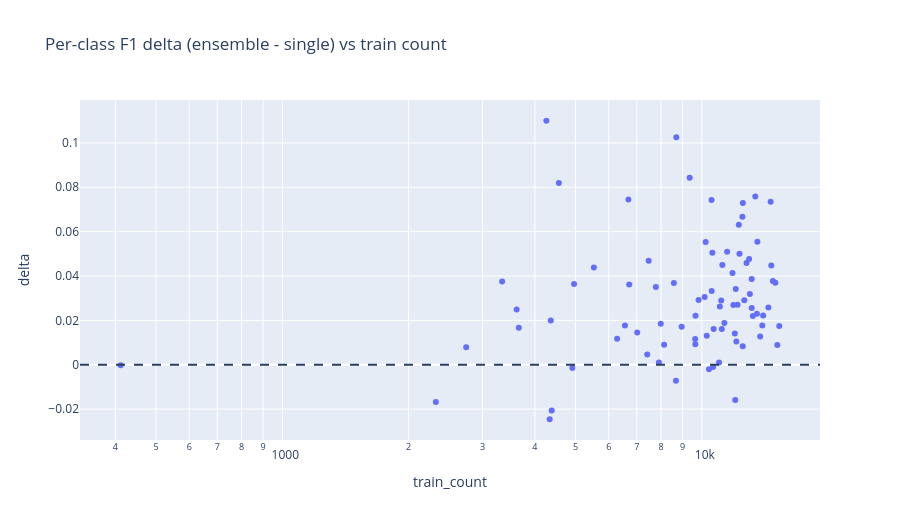

The notebook cell this image was saved under:
### Code cell
single_pred = np.argmax(single.predict_proba(X_test), axis=1)
ens_pred = ensemble.predict(X_test, calibrated=True)


def class_f1(pred):
    rep = classification_report(
        y_test, pred, target_names=classes, output_dict=True, zero_division=0
    )
    return pd.Series({g: rep[g]["f1-score"] for g in classes})


f1_single = class_f1(single_pred)
f1_ens = class_f1(ens_pred)
train_counts = (
    pl
    .read_parquet(SPLITS_DIR / "train.parquet")
    .to_pandas()["genre"]
    .value_counts()
    .reindex(classes, fill_value=0)
)

delta = pd.DataFrame({
    "genre": classes,
    "train_count": train_counts.values,
    "f1_single": f1_single.values,
    "f1_ensemble": f1_ens.values,
})
delta["delta"] = delta["f1_ensemble"] - delta["f1_single"]
delta_sorted = delta.sort_values("delta", ascending=False)
print("top 15 gainers:")
print(delta_sorted.head(15).to_string(index=False))
print("\ntop 10 regressors:")
print(delta_sorted.tail(10).to_string(index=False))

fig = px.scatter(
    delta,
    x="train_count",
    y="delta",
    hover_data=["genre", "f1_single", "f1_ensemble"],
    log_x=True,
    title="Per-class F1 delta (ensemble - single) vs train count",
)
fig.add_hline(y=0, line_dash="dash")
fig.update_layout(height=520)
fig.show()

### Figure 1 — Plotly figure (JSON) as saved in the notebook; plotly's stock layout.template omitted (floating-point values rounded to 4 significant figures; data arrays with more than 128 entries replaced by an {"elided": "..."} marker saying what was removed)
{"data": [{"customdata": {"elided": "82x3 mixed values"}, "hovertemplate": "train_count=%{x}<br>delta=%{y}<br>genre=%{customdata[0]}<br>f1_single=%{customdata[1]}<br>f1_ensemble=%{customdata[2]}<extra></extra>", "legendgroup": "", "marker": {"color": "#636efa", "symbol": "circle"}, "mode": "markers", "name": "", "orientation": "v", "showlegend": false, "type": "scatter", "x": [14768, 8677, 14643, 14972, 15296, 13777, 8579, 11041, 3619, 13234, 12781, 10275, 13534, 12518, 12048, 13152, 12627, 12527, 2744, 11891, 10214, 13149, 3342, 7470, 7984, 6558, 14591, 11319, 13565, 12963, 10595, 11986, 11492, 15135, 12167, 10156, 9356, 12086, 9660, 11195, 8694, 10403, 10992, 3663, 14408, 7015, 10671, 11160, 14003, 4914, 4387, 10639, 13938, 10555, 6684, 9649, 4365, 11835, 12013, 7412, 8952, 4338, 4960, 2323, 11124, 4563, 4260, 12251, 13019, 12296, 7771, 9825, 9643, 12496, 412, 6282, 13411, 8131, 10548, 5529, 6714, 7900], "xaxis": "x", "y": [0.03779, -0.007219, 0.04474, 0.03692, 0.01749, 0.01272, 0.03683, 0.02625, 0.0249, 0.02198, 0.04589, 0.01303, 0.02298, 0.008337, 0.03417, 0.02555, 0.02907, 0.07295, 0.007914, 0.02691, 0.0553, 0.03862, 0.0375, 0.04693, 0.01848, 0.01773, 0.07352, 0.01878, 0.05542, 0.04769, 0.05051, 0.01408, 0.05092, 0.008869, 0.02704, 0.03053, 0.08424, 0.01043, 0.02214, 0.04492, 0.1026, -0.002005, 0.001011, 0.01667, 0.02581, 0.01448, 0.01615, 0.01607, 0.02219, -0.001442, -0.0206, -0.001022, 0.01769, 0.03321, 0.0745, 0.009234, 0.01996, 0.04135, -0.01591, 0.004625, 0.01717, -0.02457, 0.03636, -0.01682, 0.029, 0.0819, 0.11, 0.06306, 0.03194, 0.05008, 0.0351, 0.02922, 0.01162, 0.06666, -0.0002756, 0.01171, 0.07584, 0.009034, 0.07424, 0.04382, 0.03617, 0.001066], "yaxis": "y"}], "layout": {"height": 520, "legend": {"tracegroupgap": 0}, "shapes": [{"line": {"dash": "dash"}, "type": "line", "x0": 0, "x1": 1, "xref": "x domain", "y0": 0, "y1": 0, "yref": "y"}], "title": {"text": "Per-class F1 delta (ensemble - single) vs train count"}, "xaxis": {"anchor": "y", "domain": [0, 1], "title": {"text": "train_count"}, "type": "log"}, "yaxis": {"anchor": "x", "domain": [0, 1], "title": {"text": "delta"}}}}
